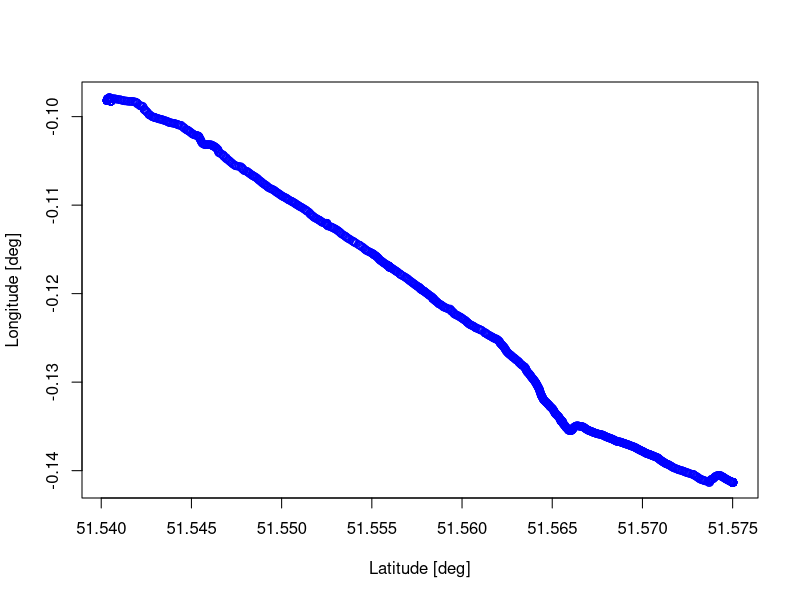
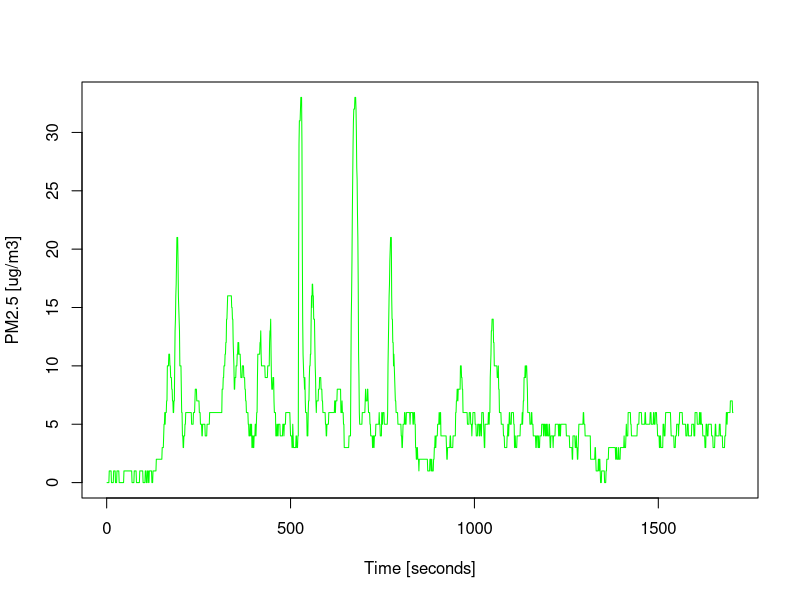
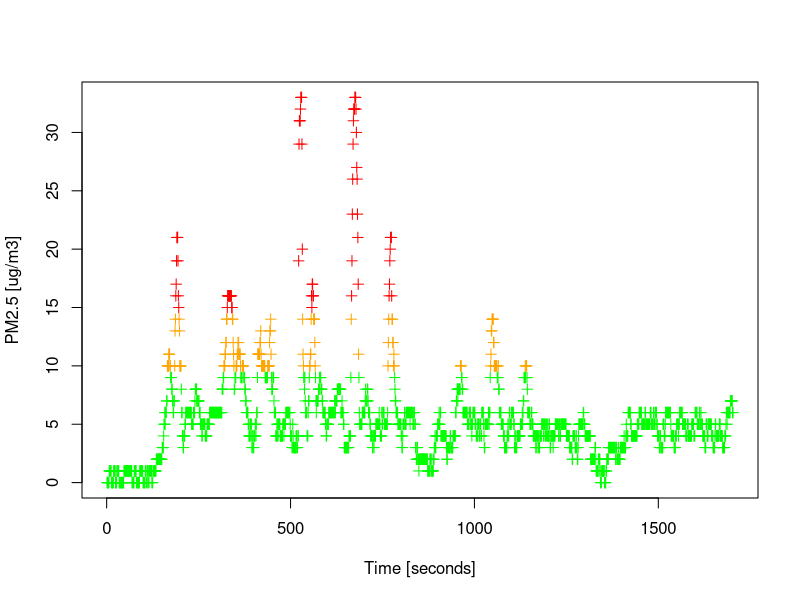

Generate these figures, in order, with R:

# Line Chart

measurement_df = read.csv(file='data/api/201812-london/csv/75386.csv')
#measurement_df = read.csv(file='data/api/201812-brussels/csv/75774.csv')


dev.new()
plot(measurement_df[,'latitude'], measurement_df[,'longitude'],
     xlab='Latitude [deg]',
     ylab='Longitude [deg]',
     col='blue')

dev.new()
x = 1:length(measurement_df[,'value'])
plot(x, measurement_df[,'value'],
     type='l',
     xlab='Time [seconds]',
     ylab='PM2.5 [ug/m3]',
     col='green')

#Color coded points.
dev.new()
plot(x, measurement_df[,'value'],
     xlab='Time [seconds]',
     ylab='PM2.5 [ug/m3]',
     pch=3,
     col=ifelse(measurement_df[,'value']>=15,
                'red',
                ifelse(measurement_df[,'value']>=10,
                       'orange',
                       'green')))